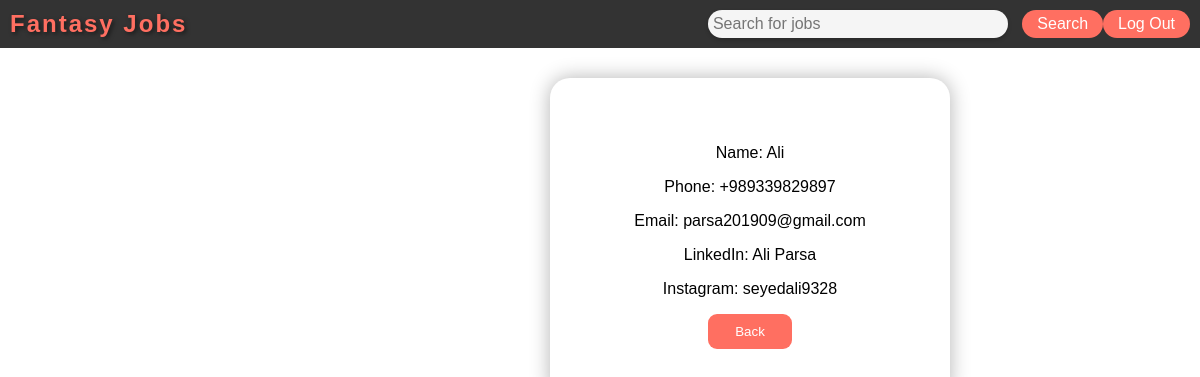
The page /contacts/2 (signed in) on the database its author committed.
### jobEngine/models.py (models this page shows, shortened)
class Profile(models.Model):
    user = models.OneToOneField(User, on_delete=models.CASCADE)
    name = models.CharField(max_length=100, null=True, blank=True)
    email = models.EmailField(max_length=200)
    phoneNumber = models.CharField(max_length=100)
    linkedIn = models.CharField(max_length=1000, null=True, blank=True)
    instagram = models.CharField(max_length=1000, null=True, blank=True)

### jobEngine/decorators.py (the view)
        def wrapper_func(request, *args,**kargs):
            group=None
            if request.user.groups.exists():
                group=request.user.groups.all()[0].name
            if group in allowed_roles:
                return view_func(request,*args,**kargs)
            else:
                return HttpResponseForbidden('Sorry! But you are not allowed to view this page!')

### jobEngine/views.py (called while the page is built)
@login_required(login_url='login')
@allowed_users(allowed_roles=['Job_Seeker', 'Recruiter'])
def Contacts(request,pk):
    job=JobPosition.objects.get(id=pk)
    recruiter=job.posted_by
    context={
        'recruiter':recruiter,
    }
    return render(request,'contacts.html',context)

### templates/contacts.html (shortened to what this page needs)
{% extends 'main.html' %}
{% load static%}
{% block css_file%}
<link rel="stylesheet" href="{% static 'contacts.css'%}">
{% endblock %}
{% block body%}
<div class="content">
    <p>Name: {{recruiter.name}}</p>
    <p>Phone: {{recruiter.phoneNumber}} </p>
    <p>Email: {{recruiter.email}}</p>
    {%if recruiter.linkedIn%}
    <p> LinkedIn: {{recruiter.linkedIn}}</p>
    {%endif%}
    {%if recruiter.instagram%}
    <p>Instagram: {{recruiter.instagram}}</p>
    {%endif%}
    <button class="back"><a href="{{request.META.HTTP_REFERER}}">Back</a></button>
</div>
{% endblock %}

### static/contacts.css (style rules this page uses)
body { margin: 0; padding: 0; font-family: Arial, Helvetica, sans-serif; }
.content { margin-top: 30px; width: 300px; text-align: center; border-radius: 20px; padding: 50px; box-shadow: 0 0 20px rgba(0, 0, 0, 0.3); opacity: 0; animation: fadeIn 1s forwards; transform: translateX(550px); }
.back { background-color: #ff6f61; color: white; padding: 10px; border: none; border-radius: 9px; cursor: pointer; width: 28%; transition: background-color 0.3s; }
a { text-decoration: none; color: white; }

### rows shown on the page
Profile: name "Ali", phoneNumber "+989339829897", email "parsa201909@gmail.com", linkedIn "Ali Parsa", instagram "seyedali9328"
